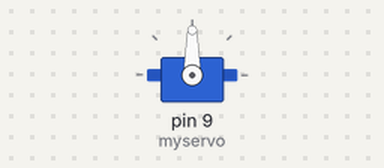
Recording of a sketch running on a simulated Arduino Uno, built with avr-gcc and run on an emulated ATmega328P. On the bench: servo. What the sketch prints to the serial monitor is not drawn.

Above: at 0.05 s.
Timing chart, 0 to 78.0 s (numbered marks = the images above):
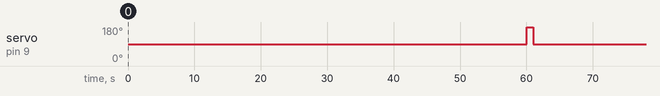

The sketch:

TimeAlarm.ino
```cpp
/*
 * TimeAlarmExample.pde
 *
 * This example calls alarm functions at 8:30 am and at 5:45 pm (17:45)
 * and simulates turning lights on at night and off in the morning
 * A weekly timer is set for Saturdays at 8:30:30
 *
 * A timer is called every 15 seconds
 * Another timer is called once only after 10 seconds
 *
 * At startup the time is set to Jan 1 2011  8:29 am
 */

#include <Time.h>
#include <TimeAlarms.h>
#include <Servo.h>

// membuat nama objek servo untuk pengontrolan servo
Servo myservo;

void setup()
{
  Serial.begin(9600);
  setTime(15,13,0,20,4,16); // set time to Saturday 8:29:00am Jan 1 2011
  // create the alarms
  Alarm.alarmRepeat(15,14,0, MorningAlarm);  // 8:30am every day
  Alarm.alarmRepeat(15,15,0,EveningAlarm);  // 5:45pm every day
  Alarm.alarmRepeat(dowSaturday,8,30,30,WeeklyAlarm);  // 8:30:30 every Saturday


  Alarm.timerRepeat(15, Repeats);            // timer for every 15 seconds
  Alarm.timerOnce(10, OnceOnly);             // called once after 10 seconds

 // objek servo diletakan pada pin 9
 myservo.attach(9);
}

void  loop(){
  digitalClockDisplay();
  Alarm.delay(1000); // wait one second between clock display
}

// functions to be called when an alarm triggers:
void MorningAlarm(){
  Serial.println("Alarm: - turn lights off");
  // pada posisi 1 derajat
  // memberitahu servo untuk pergi ke posisi  180 derajat
  myservo.write(180);
  // tunggu 15ms untuk pencapaian  posisi servo
  delay(1000);
  myservo.write(90);
  // tunggu 15ms untuk pencapaian  posisi servo
  delay(15);
}

void EveningAlarm(){
  Serial.println("Alarm: - turn lights on");
  // pada posisi 1 derajat
  // memberitahu servo untuk pergi ke posisi  180 derajat
  myservo.write(180);
  // tunggu 15ms untuk pencapaian  posisi servo
  delay(1000);
  myservo.write(90);
  // tunggu 15ms untuk pencapaian  posisi servo
  delay(15);

}

void WeeklyAlarm(){
  Serial.println("Alarm: - its Monday Morning");
}

void ExplicitAlarm(){
  Serial.println("Alarm: - this triggers only at the given date and time");
}

void Repeats(){
  Serial.println("15 second timer");
}

void OnceOnly(){
  Serial.println("This timer only triggers once");
}

void digitalClockDisplay()
{
  // digital clock display of the time
  Serial.print(hour());
  printDigits(minute());
  printDigits(second());
  Serial.println();
}

void printDigits(int digits)
{
  Serial.print(":");
  if(digits < 10)
    Serial.print('0');
  Serial.print(digits);
}
```

Measured:
- by itself, servo on pin 9 (myservo): alternates 180° for 1.0 s and 90° for 59.0 s
